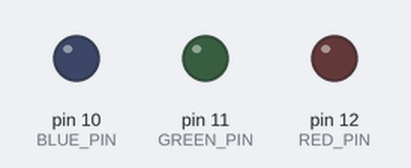
Bench run of a sketch on a simulated Arduino Uno, built with avr-gcc and run on an emulated ATmega328P. Parts: output pins drawn as LEDs (lit = HIGH).

Above: at 0.5 s.
At 2.5 s:
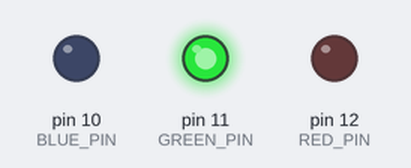
At 3.5 s:
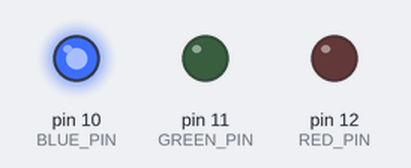
At 4.5 s:
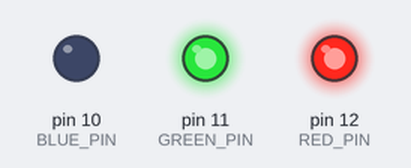
At 6.5 s:
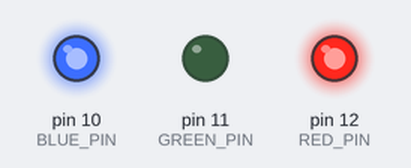
At 9.5 s:
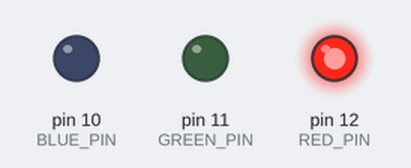
Timing chart, 0 to 10.4 s (numbered marks = the images above):
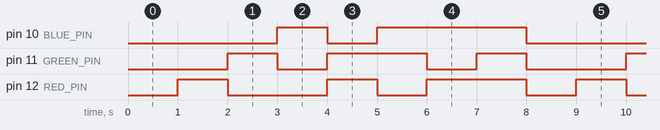

The sketch:

sketch_jan05a.ino
```cpp
const int RED_PIN =12;

const int GREEN_PIN = 11;

const int BLUE_PIN = 10;

void setup() {
  pinMode(RED_PIN, OUTPUT);
  pinMode(GREEN_PIN, OUTPUT);
  pinMode(BLUE_PIN, OUTPUT);

}

void loop() {

mainColors();

}

void mainColors()
{
// Off (all LEDs off):
digitalWrite(RED_PIN, LOW);
digitalWrite(GREEN_PIN, LOW);
digitalWrite(BLUE_PIN, LOW);

//wait 1 second
delay(1000);

// Red (turn just the red LED on):
digitalWrite(RED_PIN, HIGH);
digitalWrite(GREEN_PIN, LOW);
digitalWrite(BLUE_PIN, LOW);

//wait 1 seconds
delay(1000);

// Green (turn just the green LED on):
digitalWrite(RED_PIN, LOW);
digitalWrite(GREEN_PIN, HIGH);
digitalWrite(BLUE_PIN, LOW);

//wait 1 second
delay(1000);

// Blue (turn just the blue LED on):
digitalWrite(RED_PIN, LOW);
digitalWrite(GREEN_PIN, LOW);
digitalWrite(BLUE_PIN, HIGH);

//wait 1 second
delay(1000);

// Yellow (turn red and green on):
digitalWrite(RED_PIN, HIGH);
digitalWrite(GREEN_PIN, HIGH);
digitalWrite(BLUE_PIN, LOW);

//wait 1 second
delay(1000);

// Cyan (turn green and blue on):
digitalWrite(RED_PIN, LOW);
digitalWrite(GREEN_PIN, HIGH);
digitalWrite(BLUE_PIN, HIGH);

//wait 1 second
delay(1000);

// Purple (turn red and blue on):
digitalWrite(RED_PIN, HIGH);
digitalWrite(GREEN_PIN, LOW);
digitalWrite(BLUE_PIN, HIGH);

//wait 1 second
delay(1000);

// White (turn all the LEDs on):
digitalWrite(RED_PIN, HIGH);
digitalWrite(GREEN_PIN, HIGH);
digitalWrite(BLUE_PIN, HIGH);

//wait 1 second
delay(1000);
}
```

Measured:
- by itself, pin 10 (BLUE_PIN): repeats every 8.0 s: LOW 1.0 s, HIGH 3.0 s, LOW 3.0 s, HIGH 1.0 s
- by itself, pin 11 (GREEN_PIN): repeats every 8.0 s: LOW 1.0 s, HIGH 2.0 s, LOW 1.0 s, HIGH 1.0 s, LOW 2.0 s, HIGH 1.0 s
- by itself, pin 12 (RED_PIN): repeats every 8.0 s: LOW 2.0 s, HIGH 1.0 s, LOW 1.0 s, HIGH 2.0 s, LOW 1.0 s, HIGH 1.0 s
